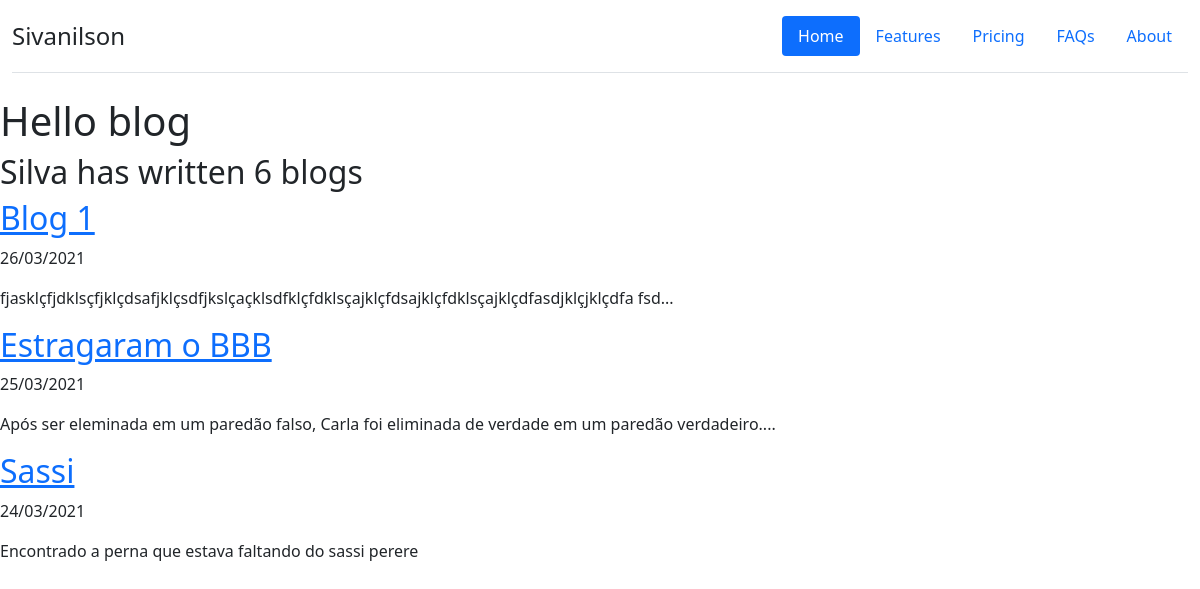
Screenshot of /blog/ with the database file from the repository.
### blog/models.py (models this page shows, shortened)
class Blog(models.Model):
    title = models.CharField(max_length=200)
    description = models.TextField()
    date = models.DateField()

### blog/views.py (the view)
# urls.py: path('', views.all_blogs, name='all_blogs'),
def all_blogs(request):
    blog_count = Blog.objects.count
    blogs = Blog.objects.order_by('-date')[:3]
    return render(request, 'blog/all_blogs.html', {'blogs':blogs, 'blog_count':blog_count})

### blog/templates/blog/all_blogs.html
{% extends 'portfolio/base.html' %}
{% block content %}
    <h1>Hello blog</h1>
    <h2>Silva has written {{ blog_count }} blog{{ blog_count|pluralize }}</h2>
    {% for blog in blogs %}
        <a href="{% url 'blog:detail' blog.id %}"><h2>{{ blog.title }}</h2></a>
        <p>{{ blog.date|date:'d/m/Y' }}</p>
        <p>{{ blog.description|truncatechars:100 }}</p>
    {% endfor %}
{% endblock %}

### rows the page displays
Blog: title "Blog 1", date "26/03/2021", description "fjasklçfjdklsçfjklçdsafjklçsdfjkslçaçklsdfklçfdklsçajklçfdsajklçfdklsçajklçdfasdjklçjklçdfa fsd..."
Blog: title "Estragaram o BBB", date "25/03/2021", description "Após ser eleminada em um paredão falso, Carla foi eliminada de verdade em um paredão verdadeiro...."
Blog: title "Sassi", date "24/03/2021", description "Encontrado a perna que estava faltando do sassi perere"

### other values shown
{{ blog_count }} "6"
